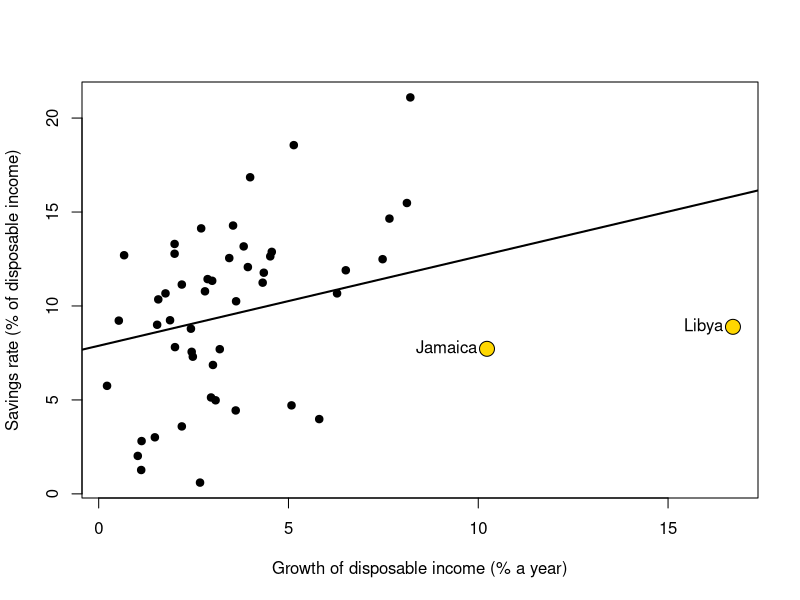
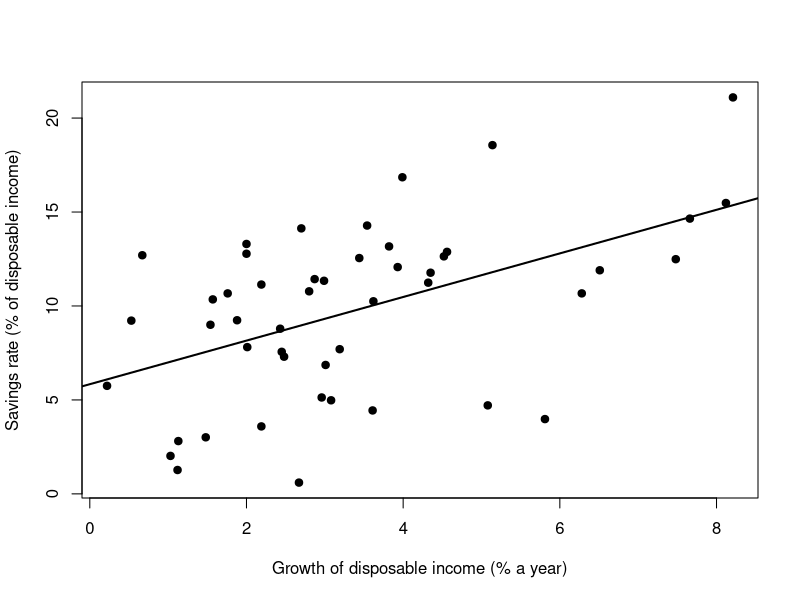

Reproduce these figures in R, in order.
# = = = = = = = = = = = = = = = = = = = = = = = = = = = = = = = = = = = = = =
# AEM 6850 -- Empirical Methods for Applied Economists
# Prof. Ariel Ortiz-Bobea
# Session 10 -- Verification
# Tuesday, September 29, 2026
#
# Run it one line at a time: put the cursor on a line and press Cmd-Return
# (Mac) or Ctrl-Enter (Windows).
# = = = = = = = = = = = = = = = = = = = = = = = = = = = = = = = = = = = = = =

# The data ----
nrow(LifeCycleSavings)
head(LifeCycleSavings)


?LifeCycleSavings      # the documentation: what each variable means


# A random sample to check by hand ----
set.seed(10)
sample(rownames(LifeCycleSavings), 5)


# The script as delivered ----
# savings.R: the life-cycle savings regression, 50 countries, 1960-1970
# Data: R's built-in LifeCycleSavings (see ?LifeCycleSavings)

# 1) Load and clean ----
d <- LifeCycleSavings
d <- d[complete.cases(d), ]      # drop incomplete rows
d <- d[d$ddpi < 10, ]            # drop implausible growth rates
stopifnot(nrow(d) > 40)          # enough countries remain

# 2) Estimate ----
fit <- lm(sr ~ pop15 + pop75 + dpi + ddpi, data = d)
summary(fit)

# 3) Figure ----
png("savings_growth.png", width = 800, height = 560, res = 120)
plot(d$ddpi, d$sr, pch = 19,
     xlab = "Growth of disposable income (% a year)",
     ylab = "Savings rate (% of disposable income)")
abline(lm(sr ~ ddpi, data = d), lwd = 2)
dev.off()


# = = = = = = = = = = = = = = = = = = = = = = = = = = = = = = = = = = = = = =
# Exercise (4 minutes) ----
# Run the delivered script first. Then:
# 1. How many countries does the model use? nobs(fit)
# 2. What is ddpi? Open the help page: ?LifeCycleSavings
# 3. Fit the same model on all 50 countries (data = LifeCycleSavings).
#    What is the coefficient on ddpi?
# Two answers to compare with the room: the number of countries in the
# model, and the coefficient on ddpi with all 50.
# = = = = = = = = = = = = = = = = = = = = = = = = = = = = = = = = = = = = = =




# The checker: paste this into Claude Code, not into R ----
# In a folder holding only summary.md, run claude --permission-mode manual
# and paste:
#
# You have not seen how summary.md was made, and you cannot see the code
# that made it. Check it. Using R's built-in LifeCycleSavings data and its
# help page, recompute every number in summary.md with your own R code on
# the full data, and compare every description of a variable with the help
# page. Report a table with one row per claim: the claim, what summary.md
# says, what you found, and whether they match (numbers within 0.01). List
# any claim that data cannot check. Do not create or edit any file.


# The same model on all 50 countries ----
full <- lm(sr ~ pop15 + pop75 + dpi + ddpi, data = LifeCycleSavings)
nobs(full)
round(coef(full), 4)
round(summary(full)$r.squared, 2)


# The figure with all 50 countries ----
d <- LifeCycleSavings
dropped <- d$ddpi >= 10
plot(d$ddpi, d$sr, pch = 19,
     xlab = "Growth of disposable income (% a year)",
     ylab = "Savings rate (% of disposable income)")
points(d$ddpi[dropped], d$sr[dropped], pch = 21, bg = "gold", cex = 2)
text(d$ddpi[dropped], d$sr[dropped], rownames(d)[dropped], pos = 2)
abline(lm(sr ~ ddpi, data = d), lwd = 2)


# Practice ----
# Exact claims, one line of R each
#  1. Check each claim about LifeCycleSavings with one line: "Japan saves
#     the most"; "Zambia saves the least"; "the average savings rate is
#     9.7%". One of the three is false. Which one, and what is true?
#  2. The summary says the model explains 38% of the variation. Compute
#     the R-squared with all 50 countries and with the 48 the script
#     kept. Which one did the summary report?

# The checker
#  3. Make the savings-check folder and run the checker's prompt. Compare
#     its table with the one on this page. What differs, and what is the
#     same?
#  4. Copy savings.R into the checker's folder and run the prompt again,
#     changed to say it may read the script. Does it find line 7? What
#     does it lose by reading the worker's code?

# Planted errors
#  5. Copy a script of your own. Plant three errors that do not stop it
#     from running: a filter, a wrong variable, a number off by a factor
#     of ten. Ask a reviewer in a fresh session to find what is wrong,
#     read-only. How many of the three did it find? Did it report
#     anything that is not an error?

# Prose
#  6. Ask a chat assistant for a one-paragraph summary of a paper you
#     know well. Mark each claim exact, sourced or judgment. Check the
#     exact and sourced ones against the paper. How many hold?


# The end
